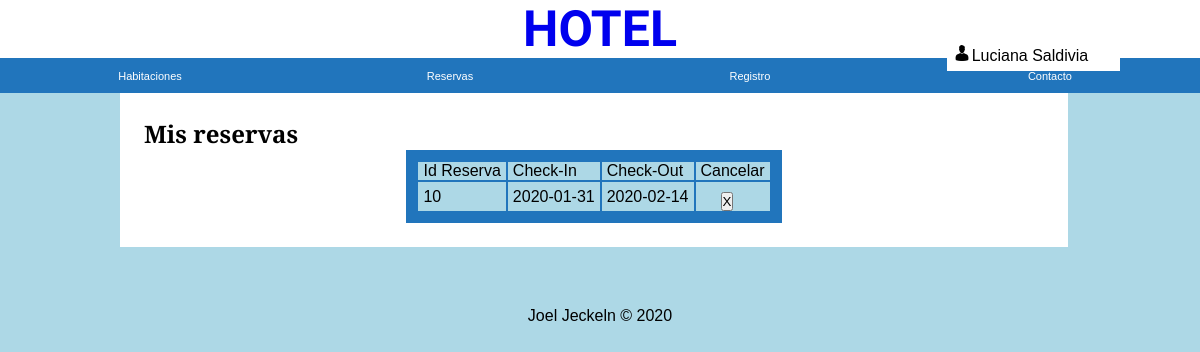
The app's page /reservasCliente.php (signed in) with its own data.
### tables this page shows
CREATE TABLE `reservas` (
  `idReserva` int(3) NOT NULL,
  `idCliente` int(3) NOT NULL,
  `idHabitacion` int(3) NOT NULL,
  `cantPersonas` int(1) NOT NULL,
  `checkin` date NOT NULL,
  `checkout` date NOT NULL
);

### conexion.php (called while the page is built, shortened)
<?php
	class conexion extends PDO
	{
		protected $pdo;
		public function getConexion(){
			return $this->pdo;
		}
		public function __construct(){
			try{
				$this->pdo = new PDO('mysql:host='.DB_HOST.';dbname='.DB_NAME,DB_USER,DB_PASS);
				$this->pdo->setAttribute(PDO::ATTR_ERRMODE,PDO::ERRMODE_EXCEPTION);
			}
			catch(Exception $e){
				die($e->getMessage());
			}
		}
	}
 ?>

### reserva.model.php (called while the page is built, shortened)
<?php
require_once "conexion.php";
class ReservaModel
{
		private $pdo;
		public function __construct(){
			$con = new Conexion();
			$this->pdo = $con->getConexion();
		}
		public function listarxcliente($idCliente){
	        try{
	            $result = array();
	            $stm = $this->pdo->prepare('SELECT * FROM reservas WHERE idCliente=?');
	            $stm->execute(array($idCliente));
	            foreach($stm->fetchAll(PDO::FETCH_OBJ) as $r){
	            	$res = new Reserva();
					$res->setIdReserva($r->idReserva);
					$res->setIdCliente($r->idCliente);
					$res->setIdHabitacion($r->idHabitacion);
					$res->setCantPersonas($r->cantPersonas);
					$res->setCheckIn($r->checkin);
					$res->setCheckOut($r->checkout);
					$result[] = $res;
	            }
	            return $result;
	        }catch(Exception $e){
	            die($e->getMessage());
	        }
	    }
	}
?>

### reserva.entidad.php (called while the page is built, shortened)
<?php
class Reserva{
	private $idReserva;
	private $checkin;
	private $checkout;
	public function getIdReserva(){
		return $this->idReserva;
	}
	public function setIdReserva($idReserva){
		$this->idReserva = $idReserva;
	}
    public function getCheckin()
    {
        return $this->checkin;
    }
    public function setCheckin($checkin)
    {
        $this->checkin = $checkin;
    }
    public function getCheckout()
    {
        return $this->checkout;
    }
    public function setCheckout($checkout)
    {
        $this->checkout = $checkout;
    }
}
?>

### reservasCliente.php (the view, shortened to what this page needs)
<?php
    if(isset($_SESSION['nombre'])){
        $nombre = $_SESSION['nombre'];
        $apellido = $_SESSION['apellido'];
    }
    require_once "reserva.entidad.php";
    require_once "reserva.model.php";
    $model = new ReservaModel();
 ?>
<!DOCTYPE html>
<html>
<head>
	<link rel="stylesheet" type="text/css" href="CSS/styles.css">
</head>
<body>
	<?php
	if(isset($_SESSION['nombre'])){ ?>
		<ul class="dropdown">
			<li>
				<a><img style="display:inline;margin-right:1%;" height="16" width="16" src="img/user.png"><?php echo "$nombre $apellido" ?></a>
			</li>
		</ul>
		<?php
	}
	?>
	<a class="title" href="index.php"><h1>HOTEL</h1></a>
	<div id="header">
		<div id="nav">
			<ul><li><a href="habitacionesIndex.php">Habitaciones</a></li>
				<li><a href="reservasIndex.php">Reservas</a></li>
				<li><a href="registro.php">Registro</a></li>
				<li><a href="contacto.php">Contacto</a></li>
			</ul>
		</div>
	</div>
	<div id="body">
<h2>Mis reservas</h2>
		<table class="misReservas">
			<thead>
				<tr>
					<td>Id Reserva</td>
					<td>Check-In</td>
					<td>Check-Out</td>
					<td>Cancelar</td>
				</tr>
			</thead>
			<tbody>
            <?php
    foreach ($model->listarxcliente($_SESSION['idCliente']) as $r) {?>
				<tr>
					<td><?php echo $r->getIdReserva(); ?></td>
					<td><?php echo $r->getCheckIn(); ?></td>
					<td><?php echo $r->getCheckOut(); ?></td>
					<td>
						<form action="reservasCliente.php" method="post" class="encasedForm">
	                        <input type="submit" value="X" />
	                    </form>
					</td>
				</tr>
	<?php } ?>
			</tbody>
		</table>
	</div>
	<div id="foot">
		Joel Jeckeln © 2020
	</div>
</body>
</html>

### CSS/styles.css (style rules this page uses)
* { margin: 0; opacity: 1.0; padding: 0; }
body { background-color:lightblue; font-family: 'Merriweather Sans', sans-serif; }
.title { text-decoration: none; }
h1 { font-size: 50px; text-align: center; font-family: 'Cairo', sans-serif; background-color:white; width: 100%; }
li { list-style: none; }
#nav ul { overflow: hidden; }
#nav ul li { display: inline; }
#nav ul li a { width: 23.05%; font-family: 'Merriweather Sans', sans-serif; font-size: 11px; text-align: center; text-decoration: none; float: left; padding: 0.975%; background-color: #2175bc; color: #fff; }
.dropdown { margin: 0; position: absolute; top: 4.75%; right: 10%; }
.dropdown li a { text-decoration:none; color:#000; background-color:#fff; padding: 5%; display:block; }
.dropdown li > a { width:120%; }
#body { font-family: 'Merriweather Sans', sans-serif; background-color: white; width: 75%; padding: 2%; margin: 0 10% 0; }
#foot { margin: 5% 0 1.5%; text-align: center; font-family: 'Merriweather Sans', sans-serif; color: black; }
.misReservas { margin:auto; background-color:#2175bc; }
.misReservas td { background-color:lightblue; }
tr { padding: 10px; }
table { background-color: white; margin: 0 0 0 40px; background-color:#F49A39; padding:10px; }
td { padding: 0 5px 0 5px; background-color:#ffb25e; }
form { padding: 15px; width: 50%; margin: 15px 0px 15px 20px; }
.encasedForm { margin: 0; padding: 0; }
input { margin: 5px 0px 0px 20px; display: block; }
input[type=submit] { margin: 10px 0px 0px 20px; display: block; }

### records on screen
reservas: idReserva "10", checkin "2020-01-31", checkout "2020-02-14"

### other values on screen
$nombre "Luciana"
$apellido "Saldivia"
